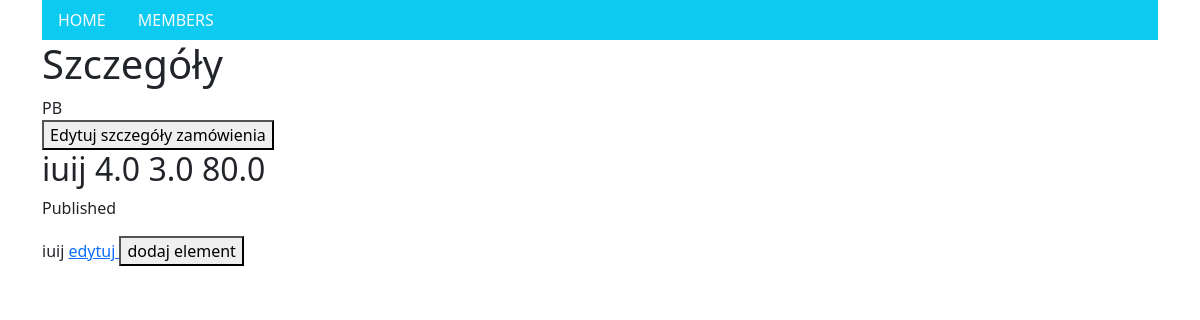
Page /zamowienia/szczegoly/4_2023-12-03/ (signed in) on the committed database.
### order_display/models.py (models this page shows, shortened)
class Order(models.Model):
    objects = models.Manager()
    published = PublishedManager()
    class Status(models.TextChoices):
        DRAFT = 'DF', 'Draft'
        PUBLISHED = 'PB', 'Published'
    client = models.ForeignKey(Client,
                               on_delete=models.CASCADE,
                               related_name='client')
    created = models.DateField(default = timezone.now)
    due = models.DateField(blank=True)
    slug = models.SlugField(max_length=255, blank=True)
    status = models.CharField(max_length=2,
                              choices=Status.choices,
                              default=Status.PUBLISHED)
    adres = models.CharField(max_length=255, blank=True)
    def __str__(self):
        return self.status

class Element(models.Model):
    class Units(models.TextChoices):
        SZTUKI = 'szt'
        M3 = 'm3'
        MB = 'mb'
    name = models.CharField(max_length=20, blank=True)
    width = models.FloatField(blank=True)
    height = models.FloatField(blank=True)
    length = models.FloatField(blank=True)
    count = models.IntegerField(blank=True)
    volume = models.FloatField(blank=True)
    unit = models.CharField(max_length=3,
                              choices=Units.choices,
                              default=Units.M3)
    description = models.TextField(blank = True)
    order = models.ForeignKey(Order,
                              on_delete=models.CASCADE,
                              related_name='element')
    slug = models.SlugField(max_length=255)
    def __str__(self):
        return self.name

### order_display/views.py (the view)
# urls.py: path('szczegoly/<slug:order>/', views.order_detail_view, name = 'order_detail'),
@login_required(login_url='/login/')
def order_detail_view(request, order):
    order = Order.objects.get(slug=order)
    elements = order.element.all()
    if request.method == "POST":
        print("POST")
        if 'element_form' in request.POST:
            element_form = ElementForm(request.POST)
            order_form = OrderForm()
            if element_form.is_valid():
                element = element_form.save(commit=False)
                element.order = order
                element.save()
        if 'order_form' in request.POST:
            order_form = OrderForm(request.POST, instance = order)
            element_form = ElementForm()
            if order_form.is_valid():
                order = order_form.save()
        return redirect(order.get_absolute_url())
    else:
        element_form = ElementForm()
        order_form=OrderForm(instance = order)
    return render(request, 'order_display/order_detail.html', {"order":order,"elements":elements, "element_form": element_form,'order_form':order_form})

### order_display/models.py (called while the page is built)
    def __str__(self):
        return self.last_name

### order_display/templates/order_display/order_detail.html (shortened to what this page needs)
{% extends "order_display/base.html" %}
{% load crispy_forms_tags %}
{% block content %}
  <h1>Szczegóły</h1>
  <div id='order'>
  {{order}}
  </div>
  <button id="show_order_form">Edytuj szczegóły zamówienia</button>
  {% for element in elements %}
    <h2>
        {{ element.name }}
        {{ element.width }}
        {{ element.height }}
        {{ element.length }}
    </h2>
    <p class="date">
      Published {{ order.publish }}
    </p>
    {% for element in order.element.all %}
        {{element}}
        <a href = {% url 'order_display:element_edit' element.slug %}> edytuj </a>
    {% endfor %}
  {% endfor %}
  <button id="show_element_form">dodaj element</button>
{% endblock %}

### rows in the picture
Order: status "PB"
Element: name "iuij", width "4.0", height "3.0", length "80.0"
